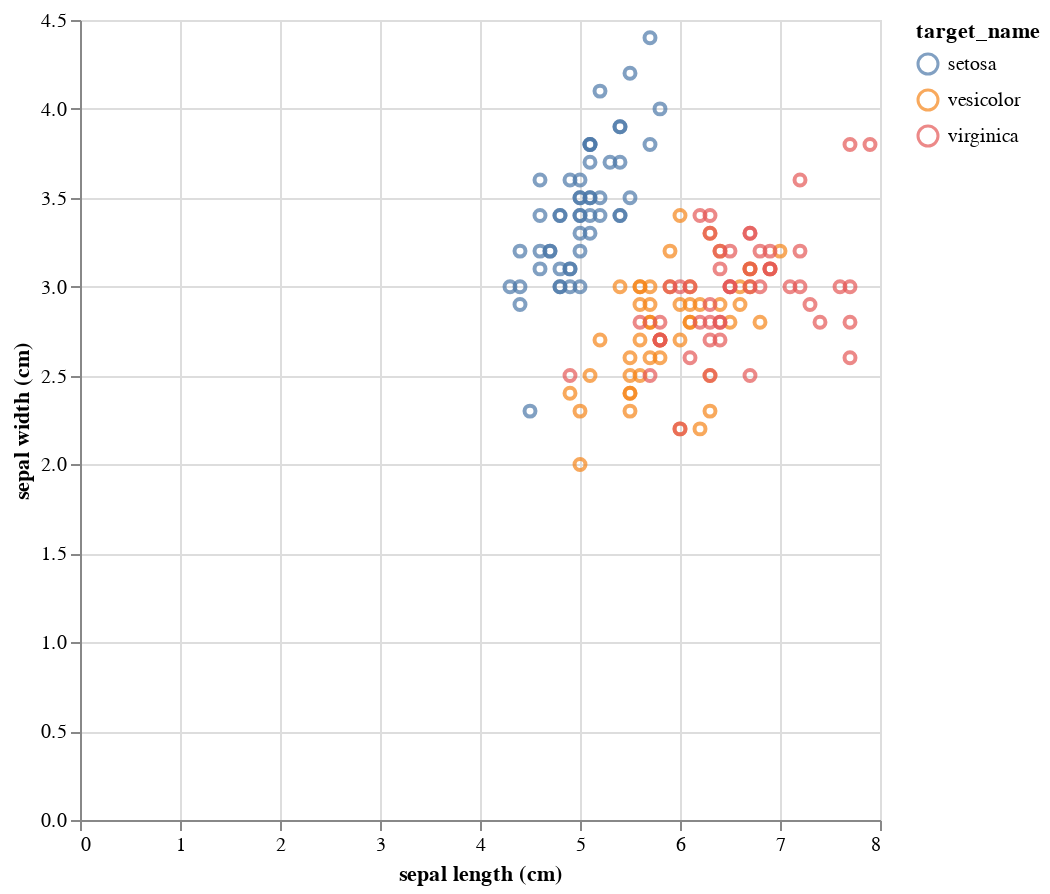

Notebook code cell kept with this figure:
### Code cell
# altair
scatter = alt.Chart(df_iris).mark_point().encode(
    x='sepal length (cm)',
    y='sepal width (cm)',
    color = 'target_name', #Use color to distinguish the target_name.
)
scatter.properties(
    width=400,
    height=400
)

### Figure 1 — Vega-Lite specification as saved in the notebook (floating-point values rounded to 4 significant figures; data arrays with more than 128 entries replaced by an {"elided": "..."} marker saying what was removed)
{"config": {"view": {"continuousWidth": 400, "continuousHeight": 300}}, "data": {"name": "data-c508e83522cf5086547ab1ed5419d11b"}, "mark": "point", "encoding": {"color": {"field": "target_name", "type": "nominal"}, "x": {"field": "sepal length (cm)", "type": "quantitative"}, "y": {"field": "sepal width (cm)", "type": "quantitative"}}, "height": 400, "width": 400, "$schema": "https://vega.github.io/schema/vega-lite/v4.17.0.json", "datasets": {"data-c508e83522cf5086547ab1ed5419d11b": {"elided": "150 records"}}}
